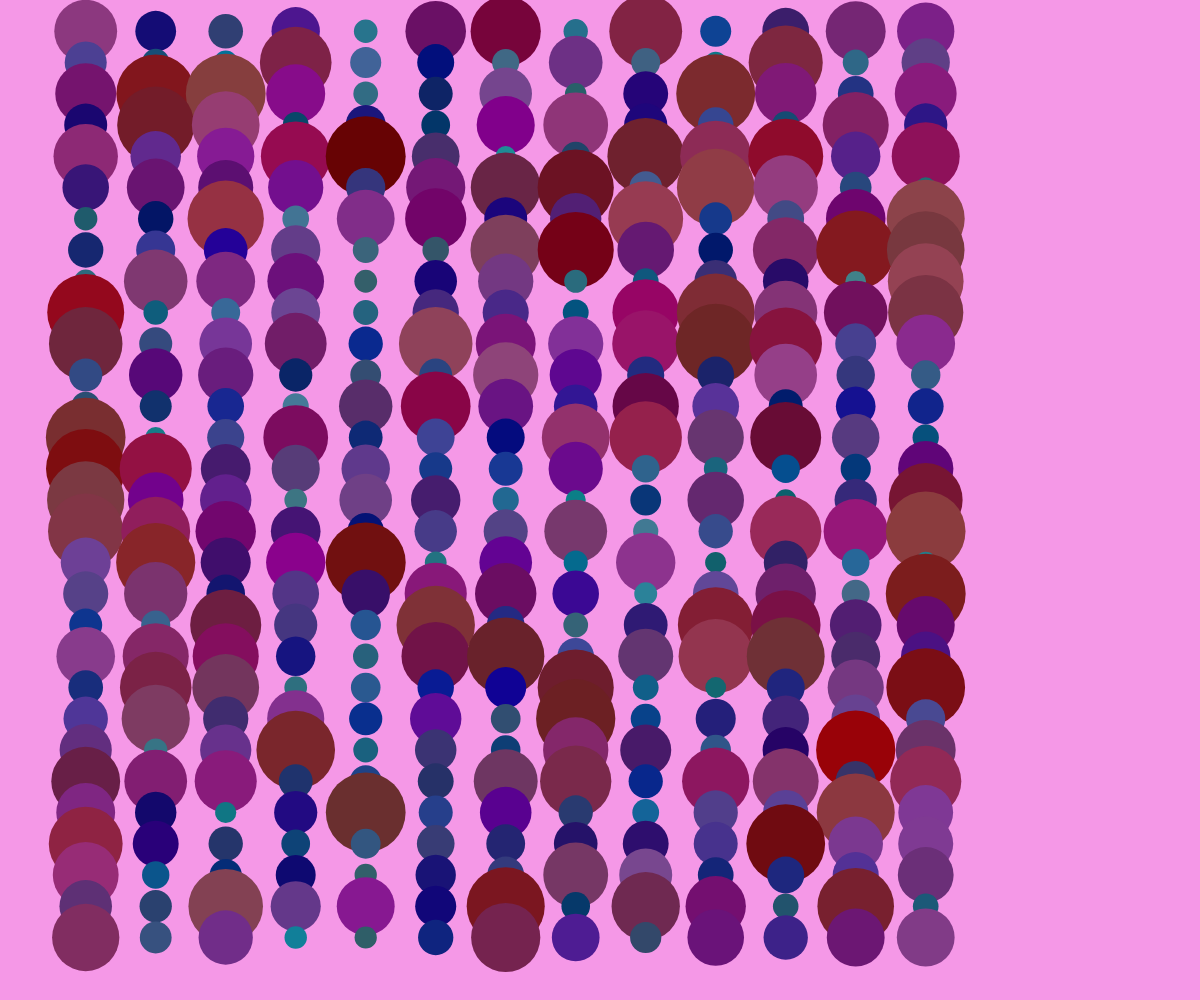
Frame 1 (no input)
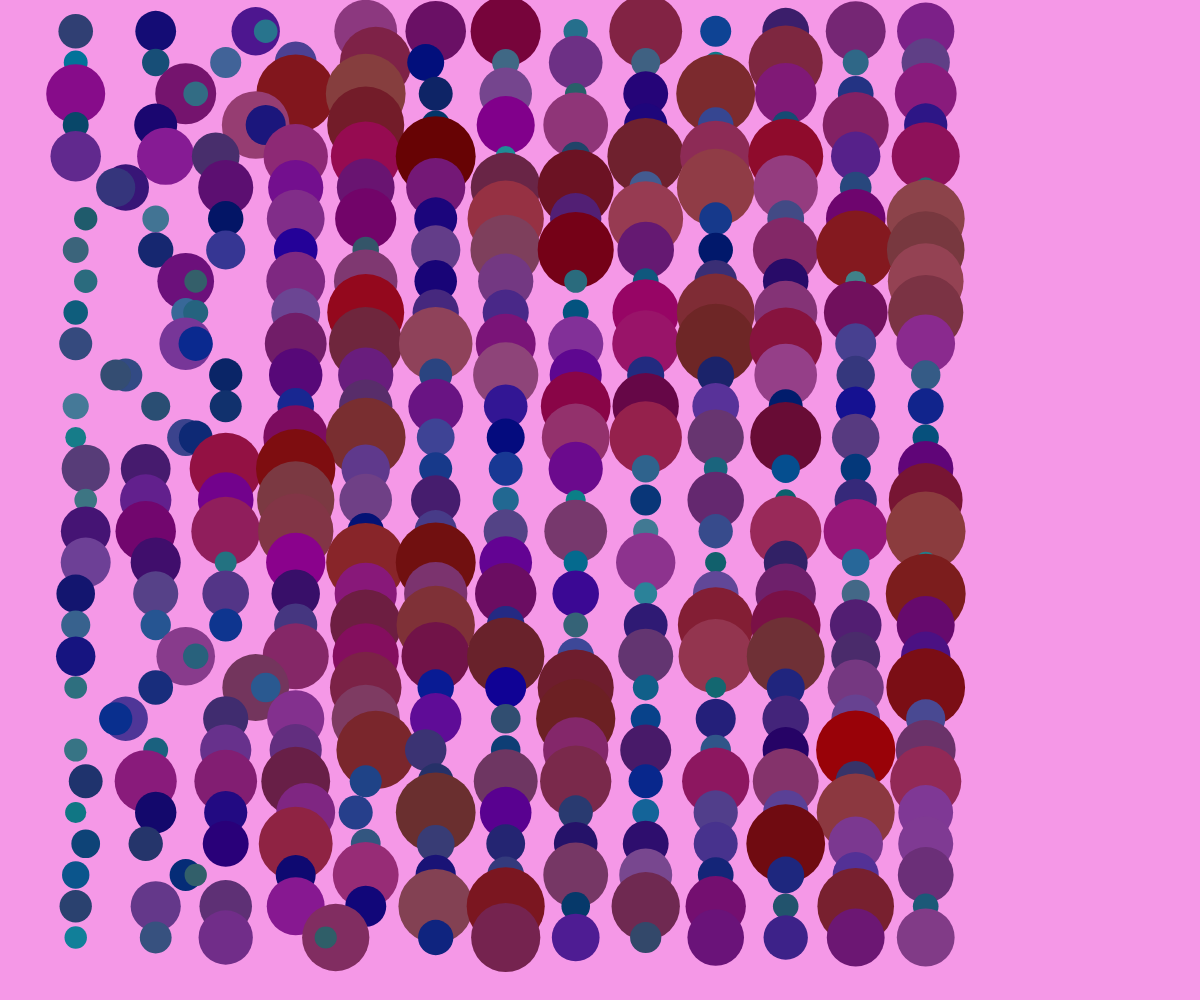
Frame 60 (no input)
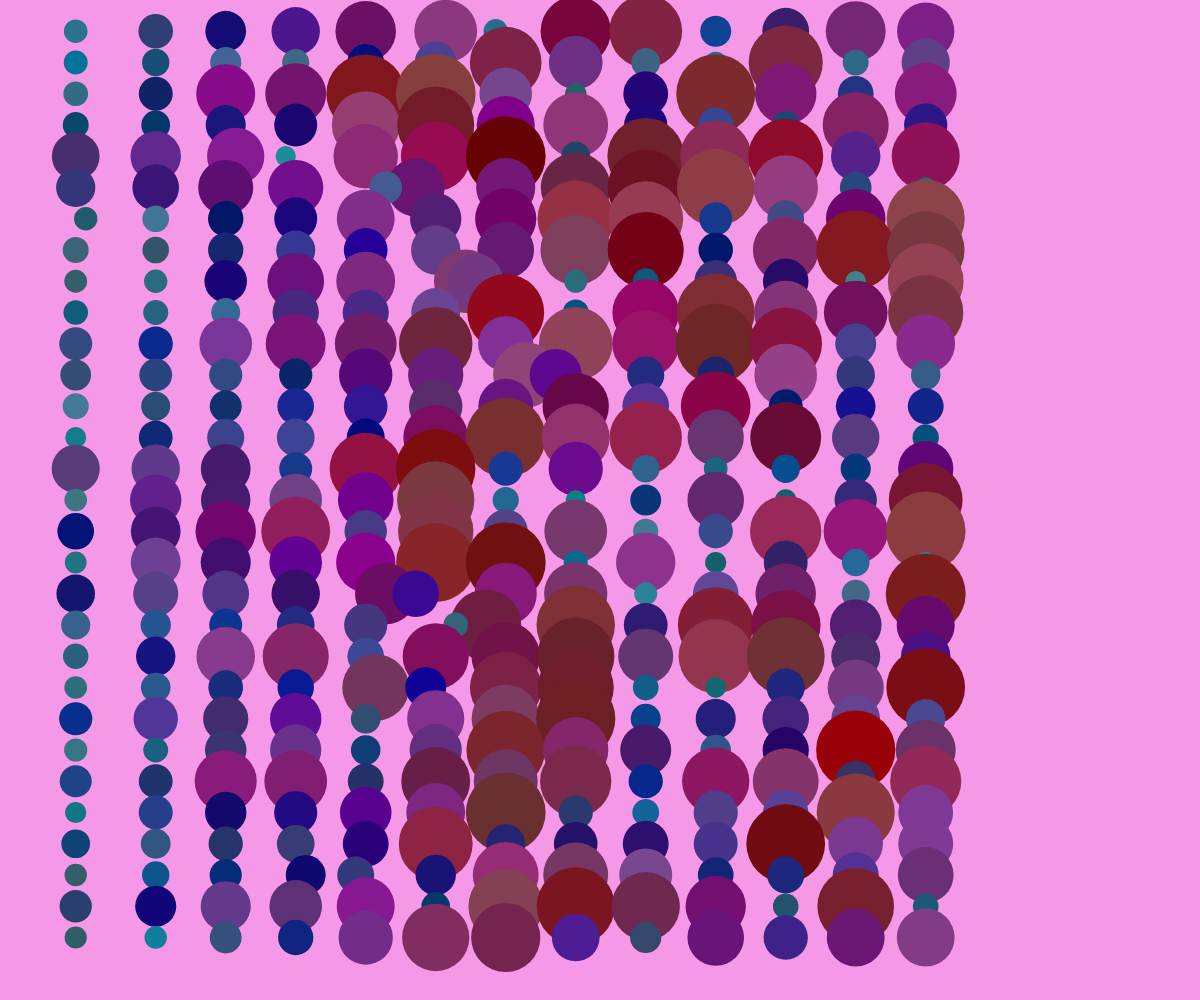
Frame 120 (the mouse pressed at the canvas centre since frame 60)

The p5.js sketch that drew these frames (run headless with seeded random() and noise() and a simulated clock; from frame 60 on, the mouse is pressed at the canvas centre):

// p5.js sketch
// ── sketch.js
var s = 1;
var rowOfBubs;
var allBubs = [];
var numberOfBubsPerRow = 20;
var numberOfRows = 30;
function setup() {
  createCanvas(windowWidth, windowHeight);
  colorMode(HSB);
  background(30, .38, .96);
  ellipseMode(CENTER);
  for (let i = 0; i < numberOfRows; i++) {
    rowOfBubs = new RowOfBubbles();
    for (let j = 0; j <= rowOfBubs.numberOfBubsPerRow; j++) {
      rowOfBubs.addBub(new Bubble(width/(rowOfBubs.numberOfBubsPerRow + 2) + j*70, (i + 1)*height/ (numberOfRows + 2)), j);
    }
    allBubs[i] = rowOfBubs;
  }
}

var swapping = false;
var bX, fX;
function draw() {
  background(309, 38, 96);

  allBubs.forEach( row => {
    row.sort();
  });


}

class RowOfBubbles {

  constructor() {
    this.bubs = [];
    this.numberOfBubsPerRow = 12;
    this.currentIndex = 0;
    this.nextIndex = 1;
    this.swapping = false;

    this.fX;
    this.bX;
  }

  addBub(b, index) {
    this.bubs[index] = b;
  }

  swapBubs(b1, b2) {
    var temp = this.bubs[b1];
    this.bubs[b1] = this.bubs[b2];
    this.bubs[b2] = temp;
  }

  sort() {
    this.bubs.forEach(b => {
      b.display();
    });
    var b1 = this.bubs[this.currentIndex];
    var b2 = this.bubs[this.nextIndex]

    if (b1.rad > b2.rad && !this.swapping) {
      this.fX = b1.x;
      this.bX = b2.x;
      this.swapping = true;
    } else if (this.swapping) {
      b1.moveBack(this.bX);
      b2.moveForward(this.fX);
      if (!b1.swapping && !b2.swapping) {
        this.swapBubs(this.currentIndex, this.nextIndex);
        this.swapping = false;
        this.currentIndex = 0;
        this.nextIndex = 1;
      }
    } else {
      this.currentIndex = this.nextIndex;
      this.nextIndex = (this.nextIndex+1)%(this.numberOfBubsPerRow + 1);
    }
  }
}

// star class
class Bubble {
  constructor(x, y) {
    this.rad = random(20, 80);
    this.x = x;
    this.y = y;
    this.f = color(map(this.rad, 20, 80, 184, 360), random(50, 100), random(40, 60));
    this.swapping = false;
    this.swappingRate = 10;
    ellipseMode(CENTER);
  }

  display() {
    noStroke();
    fill(this.f);
    ellipse(this.x, this.y, this.rad, this.rad);
  }

  moveBack(newXPos) {
    this.swapping = true;
    if (this.x < newXPos) {
      this.x+=this.swappingRate;
    } else {
      this.swapping = false;
    }
  }

  moveForward(newXPos) {
    this.swapping = true;
    if (this.x > newXPos) {
      this.x-=this.swappingRate;
    } else {
      this.swapping = false;
    }
  }
}
